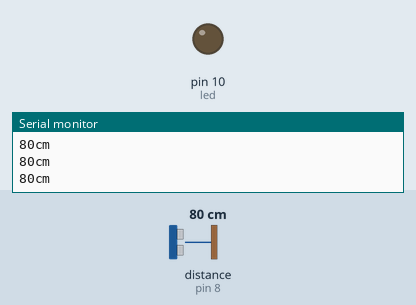
Bench run of a sketch on a simulated Arduino Uno, built with avr-gcc and run on an emulated ATmega328P. Shown: output pins drawn as LEDs (lit = HIGH), the last lines printed to the serial monitor. Wiring (inferred from the names in the program): ultrasonic range finder: trigger pin 12; echo pin 8. The test bench sets the inputs (shaded band); at power-on: distance to the obstacle (sensor on pin 8) 80 cm. The echo pulse lasts 58.3 µs per cm; pins used as bus, display or sensor lines are not drawn.

Above: at 1.2 s.
1.3 s: distance to the obstacle (sensor on pin 8) set to 22 cm
2.8 s: distance to the obstacle (sensor on pin 8) set to 18 cm
At 3.3 s:
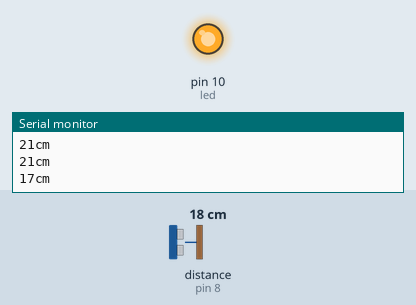
4.5 s: distance to the obstacle (sensor on pin 8) set to 35 cm
At 5.7 s:
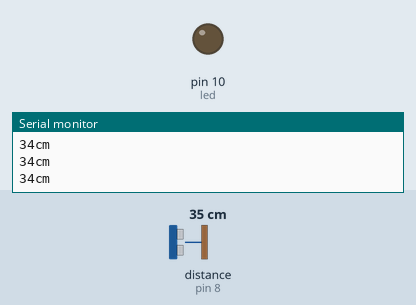
6.0 s: distance to the obstacle (sensor on pin 8) set to 2 cm
At 6.4 s:
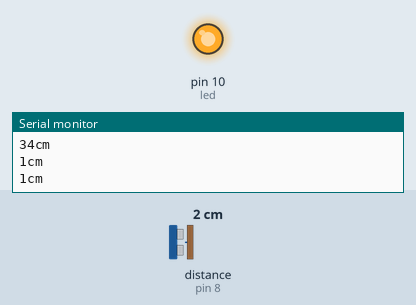
Timing chart, 0 to 8.5 s (numbered marks = the images above; inputs shaded):
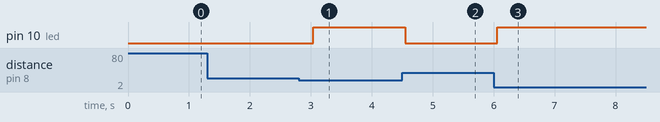

Measured:
- the behaviour switches between 21 and 20 cm on distance to the obstacle (sensor on pin 8) (found by bisection; images 0 and 1)
- after the input at 2.8 s, pin 10 (led): LOW → HIGH after 0.24 s
- after the input at 4.5 s, pin 10 (led): HIGH → LOW after 0.05 s
- after the input at 6.0 s, pin 10 (led): LOW → HIGH after 0.06 s

The sketch:

ultrasonic.ino
```cpp
int trig = 12;
int echo = 8;
int led = 10;

void setup() {
  pinMode(trig, OUTPUT);
  pinMode(led, OUTPUT);
  pinMode(echo, INPUT);
  Serial.begin(9600);
}

void loop() {
  unsigned long T, cm;

  digitalWrite(trig, LOW);
  delayMicroseconds(2);
  digitalWrite(trig, HIGH);
  delayMicroseconds(5);
  digitalWrite(trig, LOW);

  T = pulseIn(echo, HIGH);
  cm = lenth(T);

  if(cm<20){
    digitalWrite(led, HIGH);
  }else{
    digitalWrite(led, LOW);
  }

  Serial.print(cm);
  Serial.println("cm");
  delay(300);
}

unsigned long lenth(unsigned long x)
{
  return (x/29)/2;
}
```
